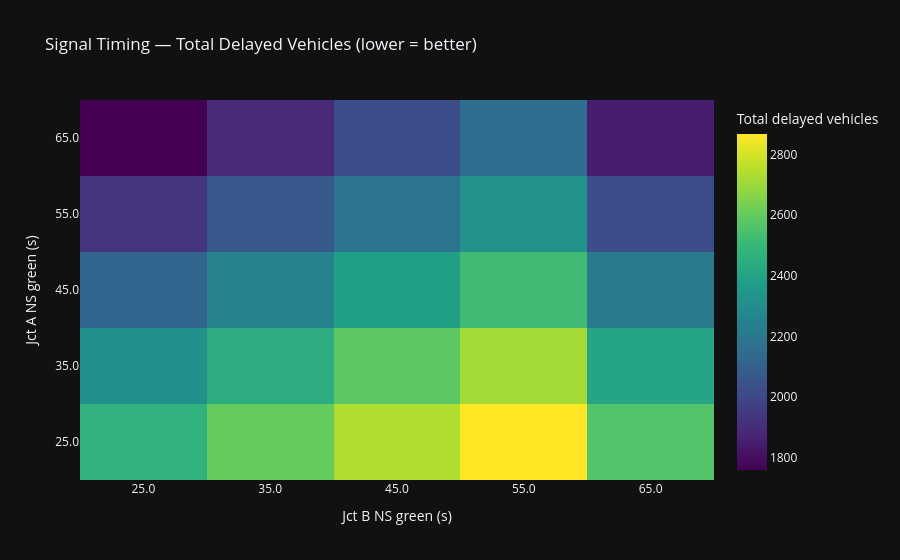

Notebook code for this chart:
### Markdown cell above
## 3  Signal Timing Sensitivity — Two Junctions

We sweep NS green duration at two junctions simultaneously:
- **Junction A** — NS-heavy traffic (North/South dominant): benefits most from more NS green
- **Junction B** — EW-heavy traffic (East/West dominant): benefits most from *less* NS green (= more EW green)

Total network delay is the sum of both junctions' delayed vehicles.
The heatmap reveals a genuine 2-D optimum where both junctions are reasonably served.

### Code cell
CYCLE = 75.0   # fixed total cycle time (s); EW green = CYCLE - NS green

def junction_delayed(ns_green, rates, seed):
    '''Run one junction and return total delayed vehicles.'''
    ew_green = CYCLE - ns_green
    if ew_green <= 5 or ns_green <= 5:
        return 9999   # degenerate timing — penalise
    net, j, _, _, _ = build_single_junction(
        ns_green=ns_green, ew_green=ew_green,
        rates=rates, seed=seed,
    )
    env = sw.SimEnvironment(dt=DT, end=SIM_SECONDS)
    net.register_all(env)
    env.run()
    return j.total_delayed


def network_delay(ns_green_A, ns_green_B, seed):
    '''Combined delay across two junctions with different traffic profiles.'''
    # Junction A: NS-heavy (more traffic from North/South)
    delay_A = junction_delayed(ns_green_A, rates=(0.28, 0.22, 0.10, 0.08), seed=seed)
    # Junction B: EW-heavy (more traffic from East/West)
    delay_B = junction_delayed(ns_green_B, rates=(0.10, 0.08, 0.28, 0.22), seed=seed+100)
    return float(delay_A + delay_B)


timing_result = sensitivity_sweep(
    network_delay,
    param1_name='Jct A NS green (s)',  param1_values=[25, 35, 45, 55, 65],
    param2_name='Jct B NS green (s)',  param2_values=[25, 35, 45, 55, 65],
    metric_name='Total delayed vehicles',
    n_runs=6,
    seed=0,
)

fig_heat = sw.plot_sensitivity_surface(
    timing_result, chart_type='heatmap',
    title='Signal Timing — Total Delayed Vehicles (lower = better)',
)
fig_heat.show()
fig_heat.write_image(str(IMG_DIR / 'signal_timing_heatmap.png'), width=700, height=600, scale=2)

### Figure 1 — Plotly figure (JSON) as saved in the notebook; plotly's stock layout.template omitted (floating-point values rounded to 4 significant figures)
{"data": [{"colorbar": {"title": {"text": "Total delayed vehicles"}}, "colorscale": [[0, "#440154"], [0.1111, "#482878"], [0.2222, "#3e4989"], [0.3333, "#31688e"], [0.4444, "#26828e"], [0.5556, "#1f9e89"], [0.6667, "#35b779"], [0.7778, "#6ece58"], [0.8889, "#b5de2b"], [1, "#fde725"]], "hoverongaps": false, "type": "heatmap", "x": ["25.0", "35.0", "45.0", "55.0", "65.0"], "y": ["25.0", "35.0", "45.0", "55.0", "65.0"], "z": [[2470.0, 2604.0, 2734.0, 2868.0, 2561.0], [2317.0, 2451.0, 2581.0, 2715.0, 2408.0], [2121.0, 2255.0, 2385.0, 2519.0, 2212.0], [1929.0, 2063.0, 2193.0, 2327.0, 2020.0], [1759.0, 1893.0, 2023.0, 2157.0, 1850.0]]}], "layout": {"colorway": ["#0072B2", "#E69F00", "#009E73", "#CC79A7", "#56B4E9", "#D55E00", "#F0E442", "#999999"], "title": {"text": "Signal Timing — Total Delayed Vehicles (lower = better)"}, "xaxis": {"title": {"text": "Jct B NS green (s)"}}, "yaxis": {"title": {"text": "Jct A NS green (s)"}}}}
